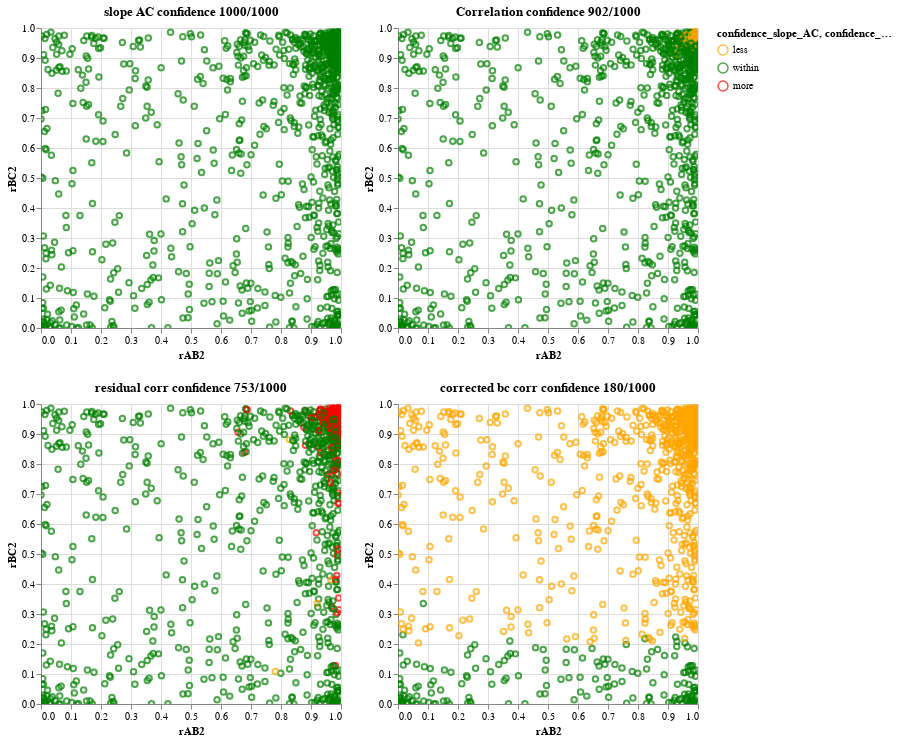

Notebook code for this chart:
### Code cell
chart, ABC_all = run_simulation_with_params(pathway_=radiating,
                               samplesize_=100,
                               dg_=0.2,
                               d1_=0,
                               d2_=0,
                               d3_=0,
                               d4_=0,numpoints=1000)
chart

### Figure 1 — Vega-Lite specification as saved in the notebook (floating-point values rounded to 4 significant figures; data arrays with more than 128 entries replaced by an {"elided": "..."} marker saying what was removed)
{"config": {"view": {"continuousWidth": 300, "continuousHeight": 300}}, "vconcat": [{"hconcat": [{"mark": {"type": "point"}, "encoding": {"color": {"field": "confidence_slope_AC", "scale": {"domain": ["less", "within", "more"], "range": ["orange", "green", "red"]}, "type": "nominal"}, "x": {"field": "rAB2", "type": "quantitative"}, "y": {"field": "rBC2", "type": "quantitative"}}, "name": "view_13", "title": "slope AC confidence 1000/1000", "transform": [{"calculate": "datum.rAB*datum.rAB", "as": "rAB2"}, {"calculate": "datum.rBC*datum.rBC", "as": "rBC2"}]}, {"mark": {"type": "point"}, "encoding": {"color": {"field": "confidence_rAC", "scale": {"domain": ["less", "within", "more"], "range": ["orange", "green", "red"]}, "type": "nominal"}, "x": {"field": "rAB2", "type": "quantitative"}, "y": {"field": "rBC2", "type": "quantitative"}}, "name": "view_14", "title": "Correlation confidence 902/1000", "transform": [{"calculate": "datum.rAB*datum.rAB", "as": "rAB2"}, {"calculate": "datum.rBC*datum.rBC", "as": "rBC2"}]}]}, {"hconcat": [{"mark": {"type": "point"}, "encoding": {"color": {"field": "confidence_residual_corr", "scale": {"domain": ["less", "within", "more"], "range": ["orange", "green", "red"]}, "type": "nominal"}, "x": {"field": "rAB2", "type": "quantitative"}, "y": {"field": "rBC2", "type": "quantitative"}}, "name": "view_15", "title": "residual corr confidence 753/1000", "transform": [{"calculate": "datum.rAB*datum.rAB", "as": "rAB2"}, {"calculate": "datum.rBC*datum.rBC", "as": "rBC2"}]}, {"mark": {"type": "point"}, "encoding": {"color": {"field": "confidence_corrected_bc_corr", "scale": {"domain": ["less", "within", "more"], "range": ["orange", "green", "red"]}, "type": "nominal"}, "x": {"field": "rAB2", "type": "quantitative"}, "y": {"field": "rBC2", "type": "quantitative"}}, "name": "view_16", "title": "corrected bc corr confidence 180/1000", "transform": [{"calculate": "datum.rAB*datum.rAB", "as": "rAB2"}, {"calculate": "datum.rBC*datum.rBC", "as": "rBC2"}]}]}], "data": {"name": "data-e0c848c7baea9fef9e8ebd9c1526c06b"}, "params": [{"name": "param_2", "select": {"type": "interval", "encodings": ["x", "y"]}, "bind": "scales", "views": ["view_13", "view_14", "view_15", "view_16"]}], "$schema": "https://vega.github.io/schema/vega-lite/v5.16.3.json", "datasets": {"data-e0c848c7baea9fef9e8ebd9c1526c06b": {"elided": "1000 records"}}}
